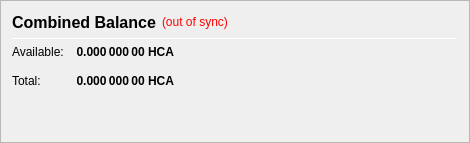
                   <widget class="QFrame" name="frame_CombinedBalances">
                    <property name="minimumSize">
                     <size>
                      <width>470</width>
                      <height>0</height>
                     </size>
                    </property>
                    <property name="frameShape">
                     <enum>QFrame::StyledPanel</enum>
                    </property>
                    <property name="frameShadow">
                     <enum>QFrame::Raised</enum>
                    </property>
                    <layout class="QVBoxLayout" name="verticalLayout_5">
                     <item>
                      <layout class="QHBoxLayout" name="horizontalLayout_5" stretch="0,0,0">
                       <item>
                        <widget class="QLabel" name="label_5z">
                         <property name="minimumSize">
                          <size>
                           <width>0</width>
                           <height>20</height>
                          </size>
                         </property>
                         <property name="font">
                          <font>
                           <pointsize>12</pointsize>
                           <weight>75</weight>
                           <bold>true</bold>
                          </font>
                         </property>
                         <property name="toolTip">
                          <string>Combined Balance (including unconfirmed and immature coins)</string>
                         </property>
                         <property name="text">
                          <string>Combined Balance</string>
                         </property>
                        </widget>
                       </item>
                       <item>
                        <widget class="QLabel" name="labelWalletStatus">
                         <property name="cursor">
                          <cursorShape>WhatsThisCursor</cursorShape>
                         </property>
                         <property name="toolTip">
                          <string>The displayed information may be out of date. Your wallet automatically synchronizes with the HCA network after a connection is established, but this process has not completed yet.</string>
                         </property>
                         <property name="styleSheet">
                          <string notr="true">QLabel { color: red; }</string>
                         </property>
                         <property name="text">
                          <string notr="true">(out of sync)</string>
                         </property>
                         <property name="alignment">
                          <set>Qt::AlignLeading|Qt::AlignLeft|Qt::AlignVCenter</set>
                         </property>
                        </widget>
                       </item>
                       <item>
                        <spacer name="horizontalSpacer_1">
                         <property name="orientation">
                          <enum>Qt::Horizontal</enum>
                         </property>
                         <property name="sizeHint" stdset="0">
                          <size>
                           <width>40</width>
                           <height>20</height>
                          </size>
                         </property>
                        </spacer>
                       </item>
                      </layout>
                     </item>
                     <item>
                      <widget class="Line" name="line_CombinedBalance">
                       <property name="minimumSize">
                        <size>
                         <width>0</width>
                         <height>1</height>
                        </size>
                       </property>
                       <property name="maximumSize">
                        <size>
                         <width>16777215</width>
                         <height>1</height>
                        </size>
                       </property>
                       <property name="orientation">
                        <enum>Qt::Horizontal</enum>
                       </property>
                      </widget>
                     </item>
                     <item>
                      <layout class="QGridLayout" name="gridLayout_3">
                       <property name="spacing">
                        <number>12</number>
                       </property>
                       <item row="1" column="0">
                        <widget class="QLabel" name="labelBalanceTextz">
                         <property name="text">
                          <string>Available:</string>
                         </property>
                        </widget>
                       </item>
                       <item row="1" column="1">
                        <widget class="QLabel" name="labelBalancez">
                         <property name="font">
                          <font>
                           <weight>75</weight>
                           <bold>true</bold>
                          </font>
                         </property>
                         <property name="cursor">
                          <cursorShape>IBeamCursor</cursorShape>
                         </property>
                         <property name="toolTip">
                          <string>Your current spendable balance</string>
                         </property>
                         <property name="text">
                          <string notr="true">0.000 000 00 HCA</string>
                         </property>
                         <property name="alignment">
                          <set>Qt::AlignRight|Qt::AlignTrailing|Qt::AlignVCenter</set>
                         </property>
                         <property name="textInteractionFlags">
                          <set>Qt::LinksAccessibleByMouse|Qt::TextSelectableByKeyboard|Qt::TextSelectableByMouse</set>
                         </property>
                        </widget>
                       </item>
                       <item row="2" column="0">
                        <widget class="QLabel" name="labelTotalTextz">
                         <property name="text">
                          <string>Total:</string>
                         </property>
                        </widget>
                       </item>
                       <item row="2" column="1">
                        <widget class="QLabel" name="labelTotalz">
                         <property name="font">
                          <font>
                           <weight>75</weight>
                           <bold>true</bold>
                          </font>
                         </property>
                         <property name="cursor">
                          <cursorShape>IBeamCursor</cursorShape>
                         </property>
                         <property name="toolTip">
                          <string>Total Balance, including all unavailable coins.</string>
                         </property>
                         <property name="text">
                          <string notr="true">0.000 000 00 HCA</string>
                         </property>
                         <property name="alignment">
                          <set>Qt::AlignRight|Qt::AlignTrailing|Qt::AlignVCenter</set>
                         </property>
                         <property name="textInteractionFlags">
                          <set>Qt::LinksAccessibleByMouse|Qt::TextSelectableByKeyboard|Qt::TextSelectableByMouse</set>
                         </property>
                        </widget>
                       </item>
                       <item row="2" column="3">
                        <spacer name="horizontalSpacer_2">
                         <property name="orientation">
                          <enum>Qt::Horizontal</enum>
                         </property>
                         <property name="sizeHint" stdset="0">
                          <size>
                           <width>40</width>
                           <height>20</height>
                          </size>
                         </property>
                        </spacer>
                       </item>
                      </layout>
                     </item>
                     <item>
                      <spacer name="verticalSpacer_1">
                       <property name="orientation">
                        <enum>Qt::Vertical</enum>
                       </property>
                       <property name="sizeHint" stdset="0">
                        <size>
                         <width>20</width>
                         <height>40</height>
                        </size>
                       </property>
                      </spacer>
                     </item>
                    </layout>
                   </widget>
